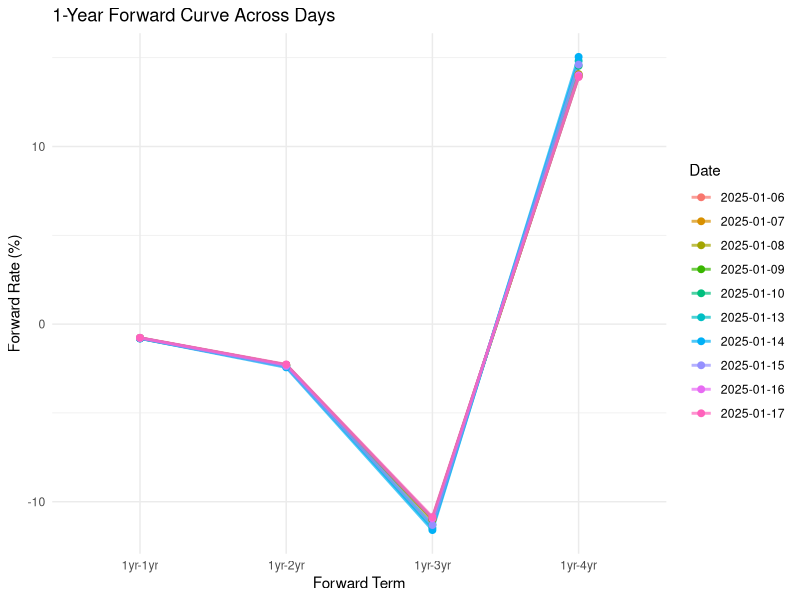
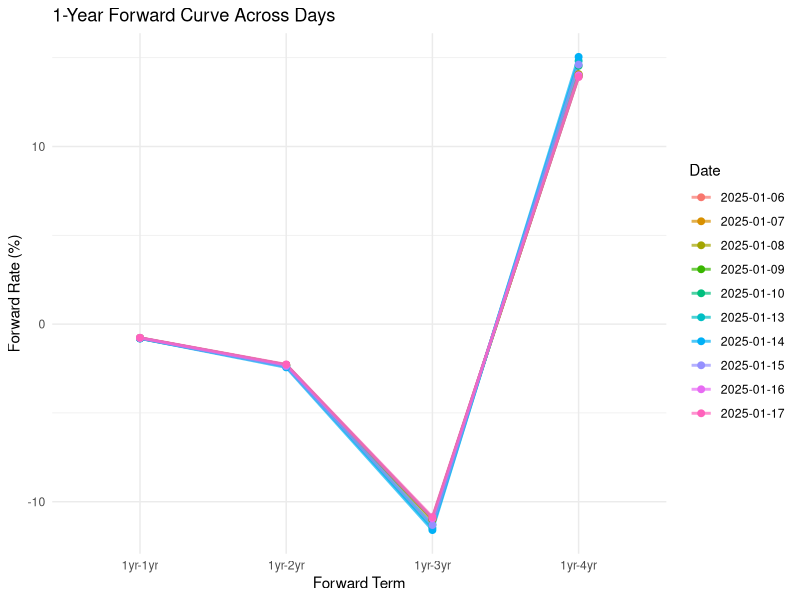

R code for these plots, in order:
# Load necessary libraries
library(ggplot2)
library(dplyr)
library(readr)

# Load bond data
bonds <- read.csv("filtered_data/filtered_bonds.csv")

# Convert dates and compute time to maturity
bonds$Maturity.Date <- as.Date(bonds$Maturity.Date, format="%m/%d/%Y")
bonds$Issue.Date <- as.Date(bonds$Issue.Date, format="%m/%d/%Y")
bonds$Time_to_Maturity <- as.numeric(difftime(bonds$Maturity.Date, Sys.Date(), units="days")) / 365

# Sort bonds by maturity
bonds <- bonds %>% arrange(Time_to_Maturity)

# Convert Coupon to numeric format
bonds$Coupon <- as.numeric(sub("%", "", bonds$Coupon)) / 100  # Convert percentage to decimal

# Extract closing price columns (dates as variables)
closing_price_columns <- grep("^X2025", colnames(bonds), value = TRUE)

# Compute 1-year forward rates from spot rates
compute_forward_rates <- function(bond_data, closing_prices) {
  forward_curve_list <- list()
  
  for (date_col in closing_prices) {
    bond_data$Close_Price <- bond_data[[date_col]]
    spot_rates <- numeric(nrow(bond_data))
    
    # Compute spot rates using bootstrapping
    for (i in 1:nrow(bond_data)) {
      bond <- bond_data[i, ]
      P <- bond$Close_Price
      C <- bond$Coupon / 2 * 100  # Semi-annual coupon payment
      F <- 100  # Face value
      T <- bond$Time_to_Maturity
      
      if (i == 1) {
        # Zero-coupon bond formula for 1-year bond
        spot_rates[i] <- -log(P / F) / T
      } else {
        # Solve for spot rate iteratively
        cashflows <- sum(C / (1 + spot_rates[1:(i-1)] / 2)^(1:(i-1) * 2))
        spot_rates[i] <- ((F + C) / (P - cashflows))^(1 / (T * 2)) - 1
      }
    }
    
    # Compute forward rates
    forward_rates <- c(
      ((1 + spot_rates[2]/2)^(2*2) / (1 + spot_rates[1]/2)^(2*1))^(1/2) - 1,
      ((1 + spot_rates[3]/2)^(2*3) / (1 + spot_rates[1]/2)^(2*1))^(1/3) - 1,
      ((1 + spot_rates[4]/2)^(2*4) / (1 + spot_rates[1]/2)^(2*1))^(1/4) - 1,
      ((1 + spot_rates[5]/2)^(2*5) / (1 + spot_rates[1]/2)^(2*1))^(1/5) - 1
    )
    
    forward_curve_list[[date_col]] <- data.frame(Forward_Term = c("1yr-1yr", "1yr-2yr", "1yr-3yr", "1yr-4yr"),
                                                 Forward_Rate = forward_rates * 100,
                                                 Date = as.Date(sub("X", "", date_col), format="%Y.%m.%d"))
  }
  
  return(do.call(rbind, forward_curve_list))
}

# Compute forward rates for each date
forward_curve_all <- compute_forward_rates(bonds, closing_price_columns)

# Plot the forward curve for each date
ggplot(forward_curve_all, aes(x = Forward_Term, y = Forward_Rate, color = as.factor(Date), group = Date)) +
  geom_line(size = 1, alpha = 0.7) +
  geom_point(size = 2) +
  labs(title = "1-Year Forward Curve Across Days", x = "Forward Term", y = "Forward Rate (%)", color = "Date") +
  theme_minimal()



ggsave("forward_curve.png", width = 10, height = 6, dpi = 300)